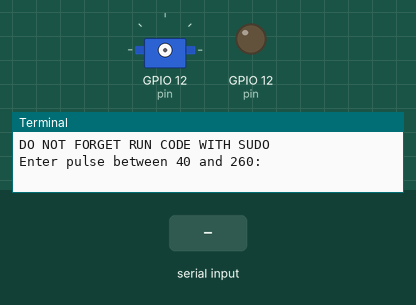
Simulated run of this program. Board: Raspberry Pi (BCM pin numbers). On the bench: servo, output pins drawn as LEDs (lit = HIGH), the last lines printed to the terminal. Inputs (shaded band) come from the test bench. Servo angles are drawn from the pulse width (0.5 ms = 0°, 2.5 ms = 180°); pins used as bus, display or sensor lines are not drawn.

Above: at 1.2 s.
1.3 s: "5" typed at the terminal, then Enter
At 1.7 s:
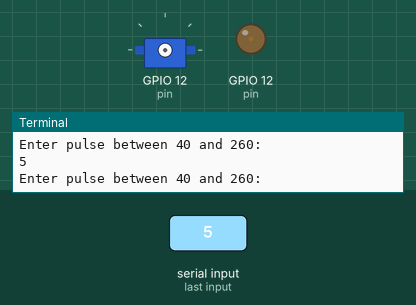
2.8 s: "90" typed at the terminal, then Enter
4.3 s: "200" typed at the terminal, then Enter
At 5.2 s:
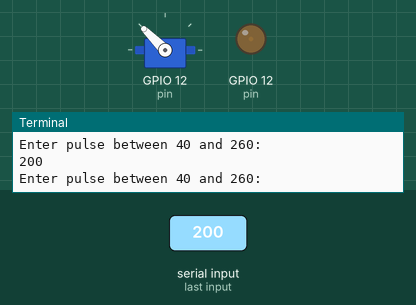
Timing chart, 0 to 7.3 s (numbered marks = the images above; inputs shaded):
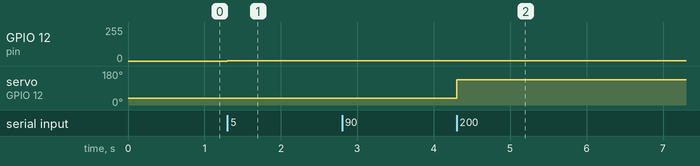

Measured:
- after the input at 1.3 s, GPIO 12 (pin): 0/255 → 1/255 at once
- after the input at 4.3 s, servo on GPIO 12 (pin): 36° → 135° at once

The program:

Raspberry_PI_Hardware_PWM_Servo_Control_With_WiringPi.py
```python
import time
import wiringpi
wiringpi.wiringPiSetupGpio()
pin = 12
wiringpi.pinMode(pin, wiringpi.GPIO.PWM_OUTPUT)
wiringpi.pwmSetMode(wiringpi.GPIO.PWM_MODE_MS)
wiringpi.pwmSetClock(192)
wiringpi.pwmSetRange(2000)

print("Python WiringPi Library Servo Control On Raspberry PI B3")
print("DO NOT FORGET RUN CODE WITH SUDO")

while True:
        pulse = input("Enter pulse between 40 and 260: ")
        wiringpi.pwmWrite(pin, int(pulse))
```
